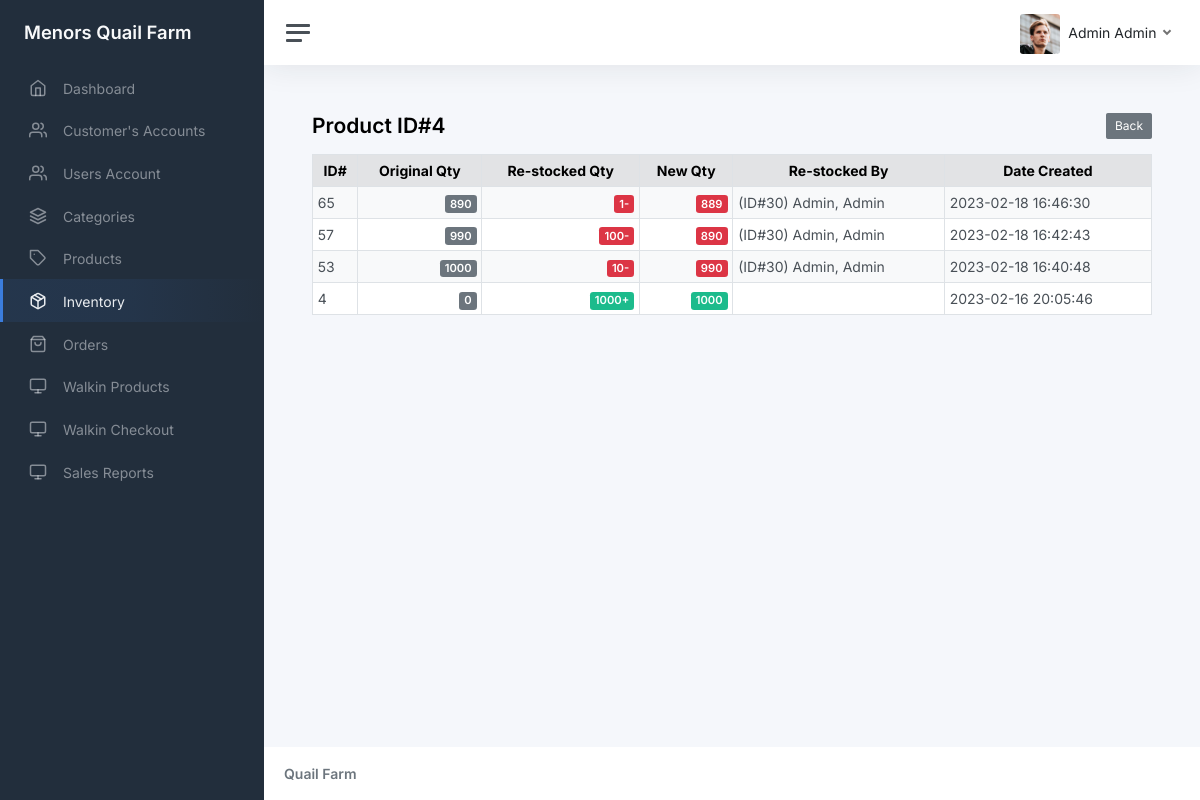
Page /admin/inventory_view.php?id=4 (signed in) on the earlier database version.
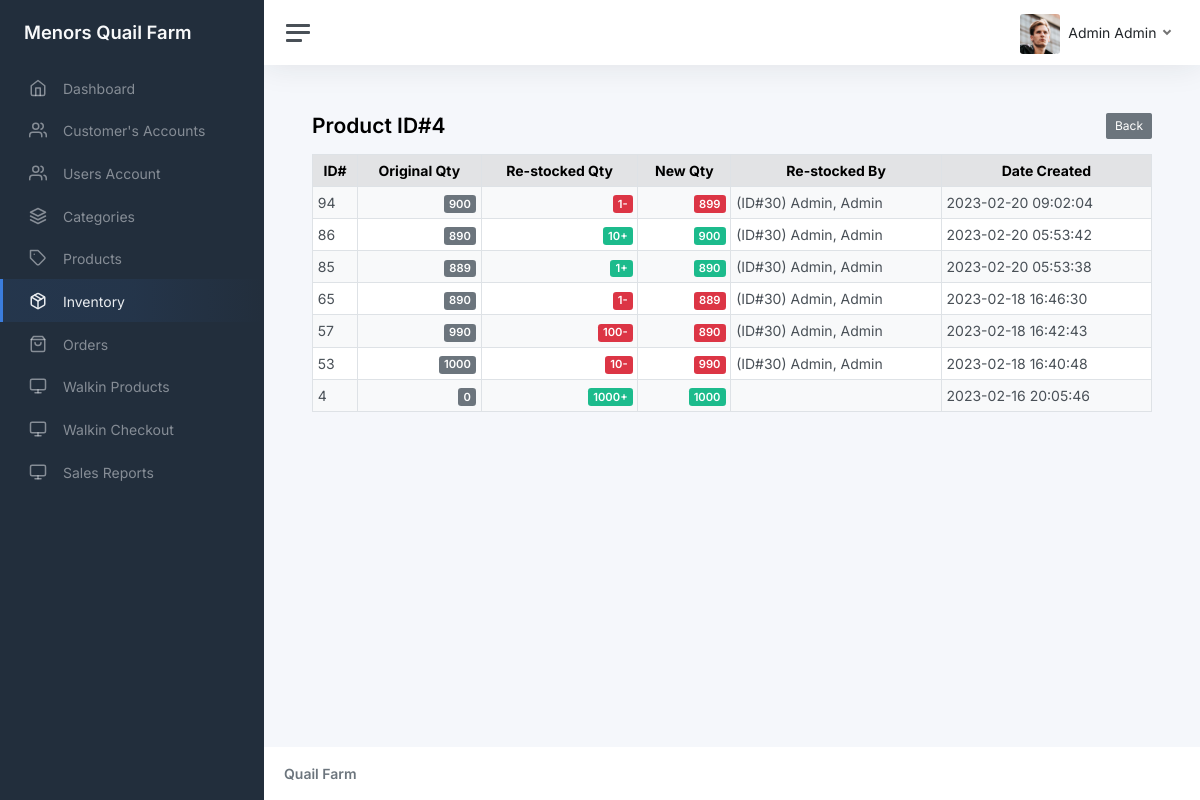
Same page on the later database version.
### tables this page shows
CREATE TABLE `tbl_inventory_history` (
  `id` int(11) NOT NULL,
  `product_id` int(11) DEFAULT NULL,
  `original_qty` int(11) DEFAULT NULL,
  `qty` int(11) DEFAULT NULL,
  `created_by` int(11) DEFAULT NULL,
  `date_created` datetime DEFAULT current_timestamp()
);

### functions.php (called while the page is built, shortened)
<?php
function get_list($sql)
{
    $result = mysqli_query($_SESSION['conn'], $sql);
    $temp = array();
    while ($row = $result->fetch_assoc()) {
        $temp[] = $row;
    }
    return $temp;
}

### admin/inventory_view.php (the view)
<?php include_once('header.php') ?>
<?php
$id = $_GET['id'];
?>
<main class="content">
  <div class="container-fluid p-0">
    <h1 class="h3 mb-3"><strong>Product ID#<?= $id ?> </strong> <a href="inventory.php" class="btn btn-sm btn-secondary" style="float:right"> Back</a></h1>
    <table class="table table-sm table-striped table-hover table-bordered">
      <thead class="table-secondary">
        <tr>
          <th scope="col" class="text-center">ID#</th>
          <th scope="col" class="text-center">Original Qty</th>
          <th scope="col" class="text-center">Re-stocked Qty</th>
          <th scope="col" class="text-center">New Qty</th>
          <th scope="col" class="text-center">Re-stocked By</th>
          <th scope="col" class="text-center">Date Created</th>
        </tr>
      </thead>
      <tbody>
        <?php foreach (get_list("select h.*,concat('(ID#',i.id,') ',i.last_name,', ',i.first_name) as created_by from tbl_inventory_history h left join tbl_users_info i on i.id = h.created_by where h.product_id =" . $id . " order by h.date_created desc") as $res) { ?>
          <tr>
            <td><?php echo $res['id']; ?></td>
            <td class="text-end"><span class="badge bg-secondary"><?php echo $res['original_qty']; ?></span></td>
            <td class="text-end"><span class="badge <?php echo ($res['qty'] + $res['original_qty'] > $res['original_qty']) ? 'bg-success' : 'bg-danger'; ?>"><?php echo abs($res['qty']); ?><?php echo ($res['qty'] + $res['original_qty'] > $res['original_qty']) ? '+' : '-'; ?></span> </td>
            <td class="text-end"><span class="badge <?php echo ($res['qty'] + $res['original_qty'] > $res['original_qty']) ? 'bg-success' : 'bg-danger'; ?>"><?php echo $res['qty'] + $res['original_qty']; ?></span></td>
            <td><?php echo $res['created_by']; ?></td>
            <td><?php echo $res['date_created']; ?></td>
          </tr>
        <?php } ?>
      </tbody>
    </table>
  </div>
</main>
<?php include_once('footer.php') ?>

Differences in the rows shown:
added tbl_inventory_history: id "94", original_qty "900", qty "1", $res['qty'] + $res['original_qty'] "899", created_by "(ID#30) Admin, Admin", date_created "2023-02-20 09:02:04"
added tbl_inventory_history: id "86", original_qty "890", qty "10", $res['qty'] + $res['original_qty'] "900", created_by "(ID#30) Admin, Admin", date_created "2023-02-20 05:53:42"
added tbl_inventory_history: id "85", original_qty "889", qty "1", $res['qty'] + $res['original_qty'] "890", created_by "(ID#30) Admin, Admin", date_created "2023-02-20 05:53:38"
